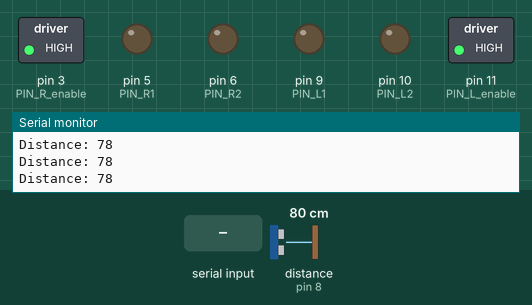
This sketch was run on a simulated Arduino Uno, built with avr-gcc and run on an emulated ATmega328P. Shown: switched loads named in the sketch (green lamp = pin HIGH), output pins drawn as LEDs (lit = HIGH), the last lines printed to the serial monitor. Wiring (inferred from the names in the program): ultrasonic range finder: trigger pin 7; echo pin 8. Dashed ring = blinking. The inputs (shaded band) are chosen by the test bench; at power-on: distance to the obstacle (sensor on pin 8) 80 cm. The echo pulse lasts 58.3 µs per cm; pins used as bus, display or sensor lines are not drawn.

Above: at 1.2 s.
1.3 s: distance to the obstacle (sensor on pin 8) set to 28 cm
2.8 s: distance to the obstacle (sensor on pin 8) set to 22 cm
At 3.6 s:
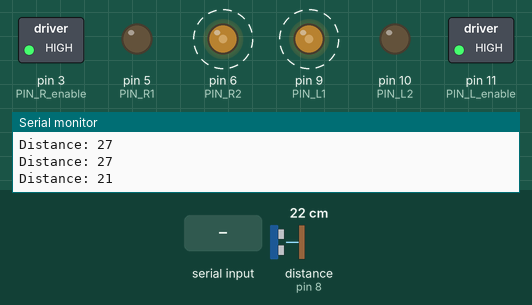
At 4.6 s:
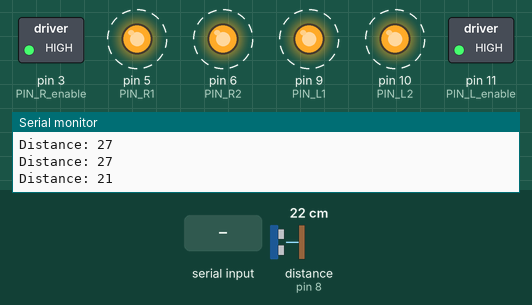
5.8 s: byte 70 (FORWARD) received over Serial
8.8 s: "0" received over Serial
11.8 s: byte 113 (GEAR_5) received over Serial
14.3 s: byte 73 (FORWARD_RIGHT) received over Serial
Timing chart, 0 to 17.3 s (numbered marks = the images above; inputs shaded):
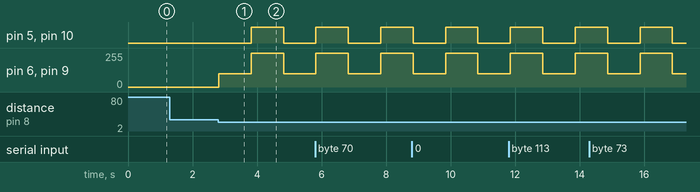

Measured:
- the behaviour switches between 26 and 25 cm on distance to the obstacle (sensor on pin 8) (found by bisection; images 0 and 1)
- after the input at 2.8 s, pin 5 (PIN_R1), pin 10 (PIN_L2): LOW → HIGH after 1.0 s, → LOW 1.0 s later; pin 6 (PIN_R2), pin 9 (PIN_L1): 0/255 → 100/255 at once, → 255/255 1.0 s later, → 100/255 1.0 s later

The sketch:

easy_drive_with_ultrasonic.ino
```cpp
// Setup Motor A (front and rear) pins
#define PIN_R1 5
#define PIN_R2 6
#define PIN_R_enable 3

// Setup Motor B (front and rear) pins
#define PIN_L1 9
#define PIN_L2 10
#define PIN_L_enable 11


// Setup Bluetooth
#define TX 1
#define RX 0


unsigned long timer0 = 2000;  //Stores the time (in millis since execution started)
unsigned long timer1 = 0;  //Stores the time when the last command was received from the phone

// Define Attributes
#define NO_COMMAND 'X'
#define RESET 'C'

#define FORWARD 'F'
#define FORWARD_RIGHT 'I'
#define RIGHT 'R'
#define BACKWORD_RIGHT 'J'
#define BACKWORD 'B'
#define BACKWORD_LEFT 'H'
#define LEFT 'L'
#define FORWARD_LEFT 'G'

#define BREAK ' '
#define FOLLOWLINE 'W'
#define STOPFOLLOWING 'w'


#define STOP 'S'
#define GEAR_1 '0'
#define GEAR_2 '3'
#define GEAR_3 '5'
#define GEAR_4 '8'
#define GEAR_5 'q'

char prevCommand = NO_COMMAND;
char command  = RESET;

int speed = 0;
char state = STOP;

const int trigPin = 7;
const int echoPin = 8;
// defines variables
long duration;
int distance;

void setup() {
  // The setup code goes here and runs once only

  Serial.begin(9600);

  // Configure the pin modes for each drive motor
  pinMode (PIN_R1, OUTPUT);
  pinMode (PIN_R2, OUTPUT);
  pinMode (PIN_L1, OUTPUT);
  pinMode (PIN_L2, OUTPUT);
  pinMode (PIN_R_enable, OUTPUT);
  pinMode (PIN_L_enable, OUTPUT);
  digitalWrite (PIN_L_enable, HIGH);
  digitalWrite (PIN_R_enable, HIGH);


 pinMode(trigPin, OUTPUT); // Sets the trigPin as an Output
pinMode(echoPin, INPUT); // Sets the echoPin as an Input
}

void loop() {
  // Main code goes here and will run repeatedly:


// Clears the trigPin
digitalWrite(trigPin, LOW);
delayMicroseconds(2);
// Sets the trigPin on HIGH state for 10 micro seconds
digitalWrite(trigPin, HIGH);
delayMicroseconds(10);
digitalWrite(trigPin, LOW);
// Reads the echoPin, returns the sound wave travel time in microseconds
duration = pulseIn(echoPin, HIGH);
// Calculating the distance
distance= duration*0.034/2;
// Prints the distance on the Serial Monitor
Serial.print("Distance: ");
Serial.println(distance);


   if (Serial.available()) {

    delay(10); //Delay added to make thing stable

    timer1 = millis();
    command = Serial.read();
    Serial.println(command);

    //Change pin mode only if new command is different from previous.
    if (command != prevCommand) {
      setState(command);
    }
  }

  else {
    timer0 = millis();  //Get the current time (millis since execution started).
    //Check if it has been 60000ms since we received last command.
    if ((timer0 - timer1) > 60000) {
      //More tan 60000ms have passed since last command received, car is out of range.
      //Therefore stop the car.
      breakRobot(1);
      coast(0);
    }
  }
if(distance<25)
{backward(1000,100);
breakRobot(1000);}


}

void setSpeed(char gear) {
  if (gear == GEAR_1) {
    speed = 100;
  }  else if (gear == GEAR_2) {
    speed = 140;
  }  else if (gear == GEAR_3) {
    speed = 180;
  }  else if (gear == GEAR_4) {
    speed = 220;
  } else if (gear == GEAR_5) {
    speed = 255;
  }
}

void setState(char command) {
  switch (command) {
    case RESET:
      breakRobot(1);
      coast(0);
      speed = 0;
      state = STOP;
      break;
    case BREAK:
      state = BREAK;
      breakRobot(1);
      break;
    case STOP:
      state = STOP;
      coast(0);
      break;
    case GEAR_1:
      setSpeed(GEAR_1);
      setState(state);
      break;
    case GEAR_2:
      setSpeed(GEAR_2);
      setState(state);
      break;
    case GEAR_3:
      setSpeed(GEAR_3);
      setState(state);
      break;
    case GEAR_4:
      setSpeed(GEAR_4);
      setState(state);
      break;
    case GEAR_5:
      setSpeed(GEAR_5);
      setState(state);
      break;
    case FORWARD:
      state = FORWARD;
      forward(1, speed);
      break;
    case FORWARD_RIGHT:
      state = FORWARD_RIGHT;
      right(1, 0.5 * speed, speed);
      break;
    case RIGHT:
      state = RIGHT;
      right(1, speed, speed);
      break;
    case BACKWORD_RIGHT:
      state = BACKWORD_RIGHT;
      left(1, 0.5 * speed, speed);
      break;
    case BACKWORD:
      state = BACKWORD;
      backward(1, speed);
      break;
    case BACKWORD_LEFT:
      state = BACKWORD_LEFT;
      right(1, speed, 0.5 * speed);
      break;
    case LEFT:
      state = LEFT;
      left(1, speed, speed);
      break;
    case FORWARD_LEFT:
      state = FORWARD_LEFT;
      left(1, speed, 0.5 * speed);


  }
  prevCommand = command;
}

// Create motor functions

void motorAforward(int speed) {
  analogWrite (PIN_R1, speed);
  digitalWrite (PIN_R2, LOW);
}
void motorBforward(int speed) {
  digitalWrite (PIN_L1, LOW);
  analogWrite (PIN_L2, speed);
}
void motorAbackward(int speed) {
  digitalWrite (PIN_R1, LOW);
  analogWrite (PIN_R2, speed);
}
void motorBbackward(int speed) {
  analogWrite (PIN_L1, speed);
  digitalWrite (PIN_L2, LOW);
}
void motorAstop() {
  digitalWrite (PIN_R1, HIGH);
  digitalWrite (PIN_R2, HIGH);
}
void motorBstop() {
  digitalWrite (PIN_L1, HIGH);
  digitalWrite (PIN_L2, HIGH);
}
void motorAcoast() {
  digitalWrite (PIN_R1, LOW);
  digitalWrite (PIN_R2, LOW);
}
void motorBcoast() {
  digitalWrite (PIN_L1, LOW);
  digitalWrite (PIN_L2, LOW);
}

// Setup movement functions

void forward (int duration, int speed) {
  motorAforward(speed);
  motorBforward(speed);
  delay (duration);
}
void backward (int duration, int speed) {
  motorAbackward(speed);
  motorBbackward(speed);
  delay (duration);
}
void left (int duration, int speedA, int speedB) {
  motorAbackward(speedA);
  motorBforward(speedB);
  delay (duration);
}
void right (int duration, int speedA, int speedB) {
  motorAforward(speedA);
  motorBbackward(speedB);
  delay (duration);
}
void coast (int duration) {
  motorAcoast();
  motorBcoast();
  delay (duration);
}
void breakRobot (int duration) {
  motorAstop();
  motorBstop();
  delay (duration);
}
```
